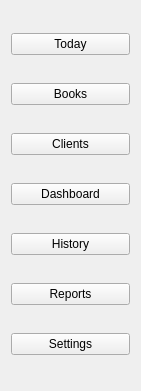
   <widget class="QWidget" name="layoutWidget">
    <property name="geometry">
     <rect>
      <x>0</x>
      <y>30</y>
      <width>141</width>
      <height>391</height>
     </rect>
    </property>
    <layout class="QVBoxLayout" name="verticalLayout">
     <item>
      <widget class="QPushButton" name="pushButton_2">
       <property name="styleSheet">
        <string notr="true"/>
       </property>
       <property name="text">
        <string>Today</string>
       </property>
       <property name="icon">
        <iconset>
         <normaloff>icons/today.png</normaloff>icons/today.png</iconset>
       </property>
       <property name="iconSize">
        <size>
         <width>30</width>
         <height>30</height>
        </size>
       </property>
      </widget>
     </item>
     <item>
      <widget class="QPushButton" name="pushButton">
       <property name="styleSheet">
        <string notr="true"/>
       </property>
       <property name="text">
        <string>Books</string>
       </property>
       <property name="icon">
        <iconset>
         <normaloff>icons/book.png</normaloff>icons/book.png</iconset>
       </property>
       <property name="iconSize">
        <size>
         <width>30</width>
         <height>30</height>
        </size>
       </property>
      </widget>
     </item>
     <item>
      <widget class="QPushButton" name="pushButton_3">
       <property name="styleSheet">
        <string notr="true">#pushButton_3:hover
{
background: red;
}
</string>
       </property>
       <property name="text">
        <string>Clients</string>
       </property>
       <property name="icon">
        <iconset>
         <normaloff>icons/user.png</normaloff>icons/user.png</iconset>
       </property>
       <property name="iconSize">
        <size>
         <width>30</width>
         <height>30</height>
        </size>
       </property>
      </widget>
     </item>
     <item>
      <widget class="QPushButton" name="pushButton_5">
       <property name="styleSheet">
        <string notr="true">#pushButton_5:hover
{
background: red;
}
</string>
       </property>
       <property name="text">
        <string>Dashboard</string>
       </property>
       <property name="icon">
        <iconset>
         <normaloff>icons/dashboard.png</normaloff>icons/dashboard.png</iconset>
       </property>
       <property name="iconSize">
        <size>
         <width>30</width>
         <height>30</height>
        </size>
       </property>
      </widget>
     </item>
     <item>
      <widget class="QPushButton" name="pushButton_4">
       <property name="styleSheet">
        <string notr="true">#pushButton_4:hover
{
background: red;
}
</string>
       </property>
       <property name="text">
        <string>History</string>
       </property>
       <property name="icon">
        <iconset>
         <normaloff>icons/history.png</normaloff>icons/history.png</iconset>
       </property>
       <property name="iconSize">
        <size>
         <width>30</width>
         <height>30</height>
        </size>
       </property>
      </widget>
     </item>
     <item>
      <widget class="QPushButton" name="pushButton_7">
       <property name="styleSheet">
        <string notr="true">#pushButton_7:hover
{
background: red;
}
</string>
       </property>
       <property name="text">
        <string>Reports</string>
       </property>
       <property name="icon">
        <iconset>
         <normaloff>icons/report.png</normaloff>icons/report.png</iconset>
       </property>
       <property name="iconSize">
        <size>
         <width>30</width>
         <height>30</height>
        </size>
       </property>
      </widget>
     </item>
     <item>
      <widget class="QPushButton" name="pushButton_6">
       <property name="styleSheet">
        <string notr="true">#pushButton_6:hover
{
background: red;
}
</string>
       </property>
       <property name="text">
        <string>Settings</string>
       </property>
       <property name="icon">
        <iconset>
         <normaloff>icons/settings.png</normaloff>icons/settings.png</iconset>
       </property>
       <property name="iconSize">
        <size>
         <width>30</width>
         <height>30</height>
        </size>
       </property>
      </widget>
     </item>
    </layout>
   </widget>
